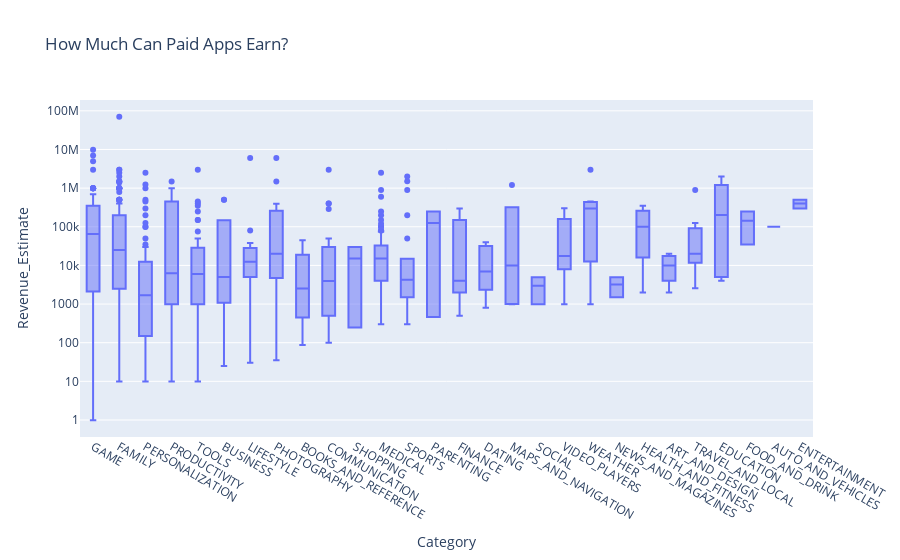

The notebook cell this image was saved under:
### Markdown cell above
# Plotly Box Plots: Revenue by App Category

**Challenge**: See if you can generate the chart below: 

<img src=https://imgur.com/v4CiNqX.png>

Looking at the hover text, how much does the median app earn in the Tools category? If developing an Android app costs $30,000 or thereabouts, does the average photography app recoup its development costs?

Hint: I've used 'min ascending' to sort the categories.

### Code cell
df_paid_apps = df_apps_clean[df_apps_clean['Type'] == 'Paid']

box = px.box(
    df_paid_apps,
    x='Category',
    y='Revenue_Estimate',
    title='How Much Can Paid Apps Earn?',
    )
box.update_layout(xaxis={'categoryorder':'min ascending'}, yaxis=dict(type='log'))
box.show()

### Figure 1 — Plotly figure (JSON) as saved in the notebook; plotly's stock layout.template omitted (floating-point values rounded to 4 significant figures; data arrays with more than 128 entries replaced by an {"elided": "..."} marker saying what was removed)
{"data": [{"alignmentgroup": "True", "hovertemplate": "Category=%{x}<br>Revenue_Estimate=%{y}<extra></extra>", "legendgroup": "", "marker": {"color": "#636efa"}, "name": "", "notched": false, "offsetgroup": "", "orientation": "v", "showlegend": false, "type": "box", "x": {"elided": "589 str values"}, "x0": " ", "xaxis": "x", "y": {"elided": "589 float values"}, "y0": " ", "yaxis": "y"}], "layout": {"boxmode": "group", "legend": {"tracegroupgap": 0}, "title": {"text": "How Much Can Paid Apps Earn?"}, "xaxis": {"anchor": "y", "categoryorder": "min ascending", "domain": [0, 1], "title": {"text": "Category"}}, "yaxis": {"anchor": "x", "domain": [0, 1], "title": {"text": "Revenue_Estimate"}, "type": "log"}}}
